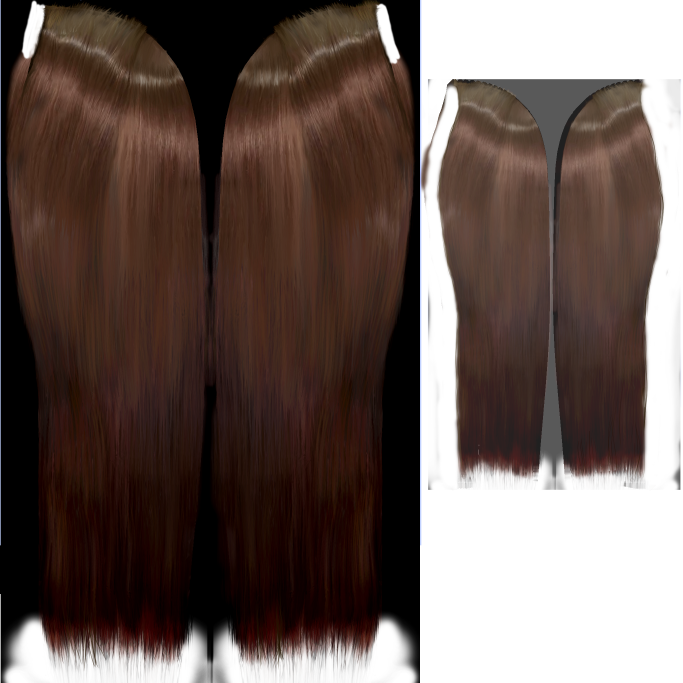
#> input picture reference/makehuman/long01_diffuse.png, 2048 x 2048 px (shown at 1/3 size)
$ python prepare_qingli_hair_texture.py
#> lines starting #> are read from the running program, lines starting #| are printed output that depends on the picture
"""Create a silver-blue CC0 long-hair color map while preserving its alpha.

The source is a generic MakeHuman asset, not the supplied design. This color
conversion does not create missing design detail.
"""
from pathlib import Path
from PIL import Image
import numpy as np

root=Path(__file__).resolve().parents[1]/'reference/makehuman'
im=Image.open(root/'long01_diffuse.png').convert('RGBA')
#> im is the input picture: PIL image 2048x2048 RGBA; mean R, G, B, A 38.8, 22.6, 16.8, 185.8
arr=np.asarray(im,dtype=np.uint8).copy()
rgb=arr[:,:,:3].astype(np.float32)
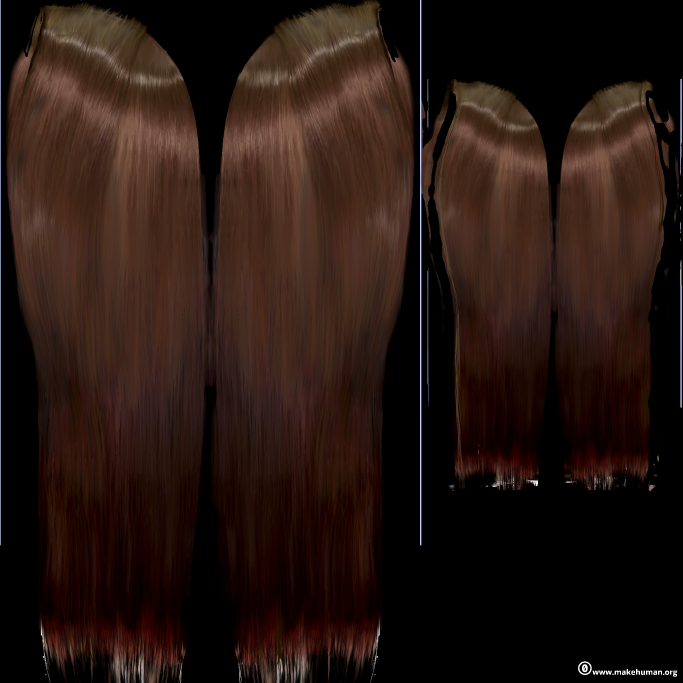
#> rgb: shape (2048, 2048, 3) float32 (shown at 1/3 size); mean R, G, B 38.8, 22.6, 16.8
lum=rgb[:,:,0]*.2126+rgb[:,:,1]*.7152+rgb[:,:,2]*.0722
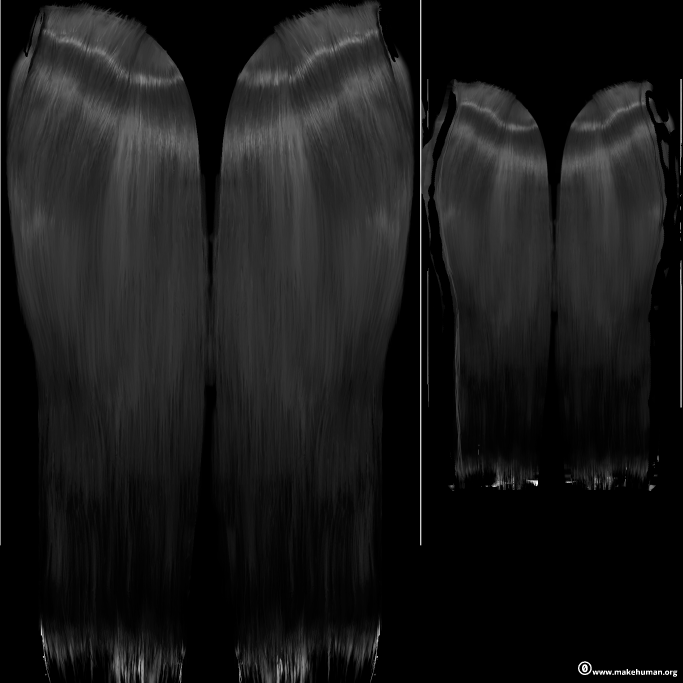
#> lum: shape (2048, 2048) float32 (shown at 1/3 size); min 0, max 255, mean 25.6
# Keep variations from real texture rather than increasing saturation or glow.
base=np.clip(135+lum*.72,0,238)
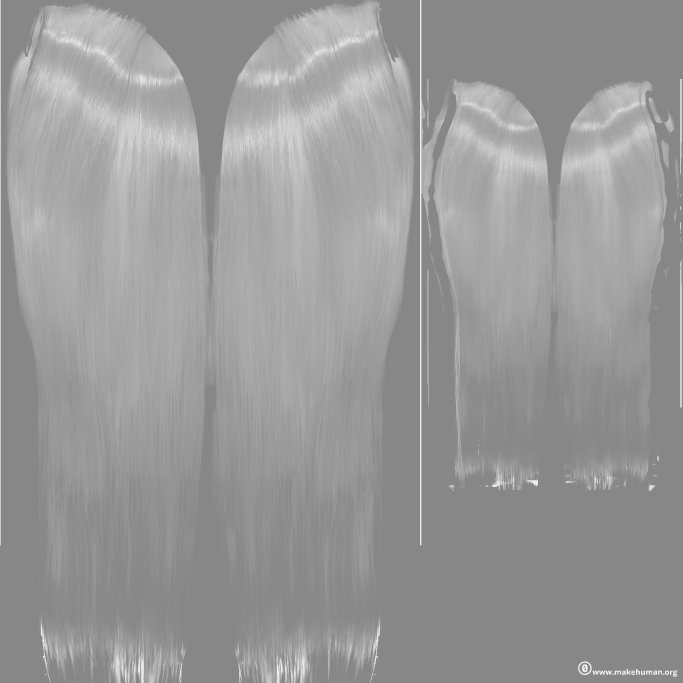
#> base: shape (2048, 2048) float32 (shown at 1/3 size); min 135, max 238, mean 153.3
arr[:,:,0]=np.clip(base*.90,0,255).astype(np.uint8)
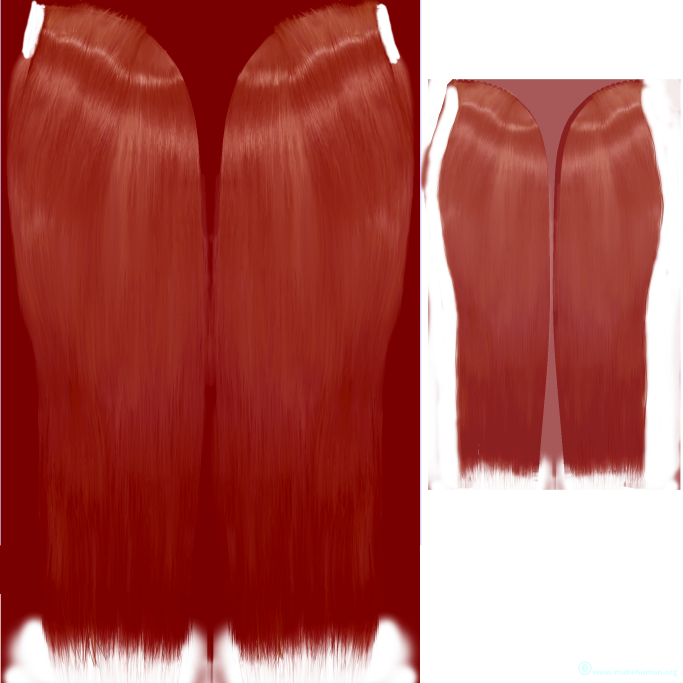
#> arr: shape (2048, 2048, 4) (shown at 1/3 size); mean R, G, B, A 137.4, 22.6, 16.8, 185.8; transparent parts drawn white
arr[:,:,1]=np.clip(base*.94,0,255).astype(np.uint8)
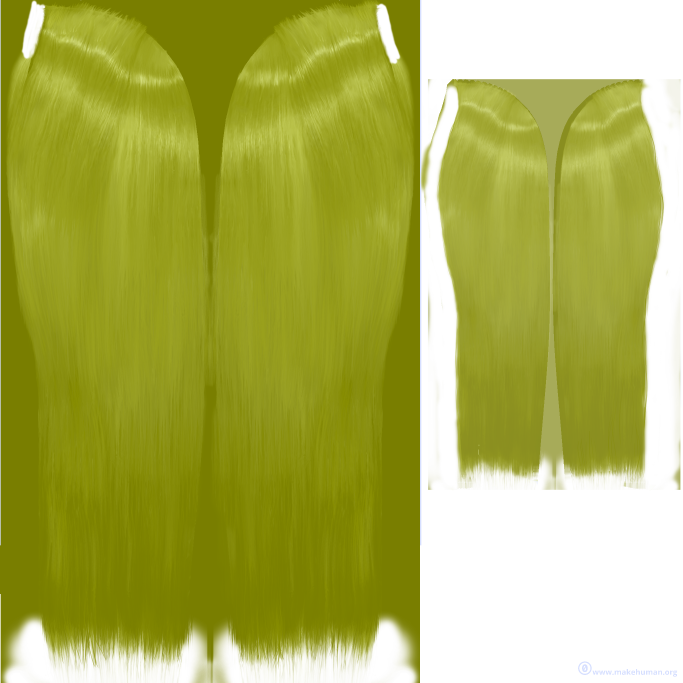
#> arr: shape (2048, 2048, 4) (shown at 1/3 size); mean R, G, B, A 137.4, 143.4, 16.8, 185.8; transparent parts drawn white
arr[:,:,2]=np.clip(base*1.04,0,255).astype(np.uint8)
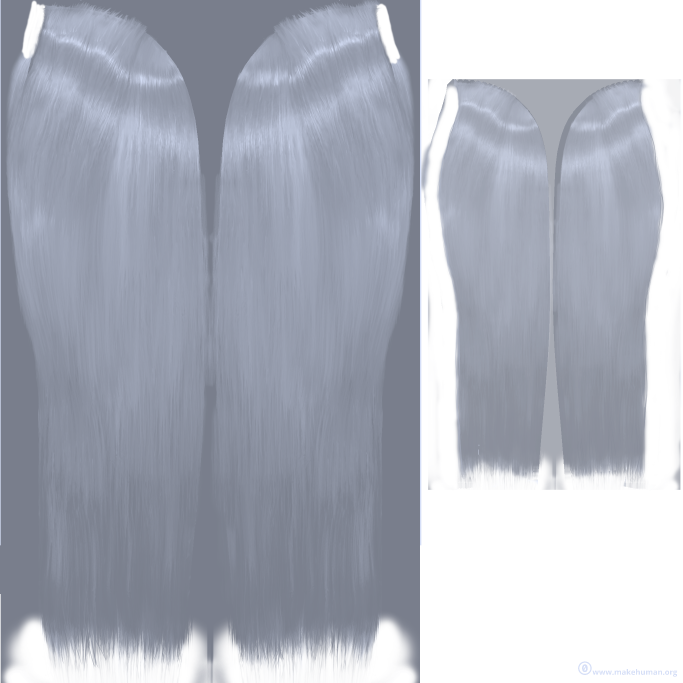
#> arr: shape (2048, 2048, 4) (shown at 1/3 size); mean R, G, B, A 137.4, 143.4, 158.9, 185.8; transparent parts drawn white
Image.fromarray(arr,'RGBA').save(root/'long01_silver_study.png',optimize=True)
